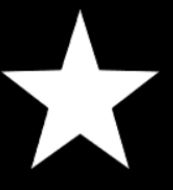
#> input picture 问天/视觉/OpenCV-Python/Code/5_Counter/picture_3.jpg, 173 x 190 px
$ python hull.py
#> lines starting #> are read from the running program, lines starting #| are printed output that depends on the picture; after the words box and inside, x2 and y2 are one past the last pixel; in counts of white or black regions, pixels touching at a corner belong together
import cv2
import numpy as np

img = cv2.imread('picture_3.jpg')
#> img is the input picture: shape (190, 173, 3); min 0, max 255, mean 65.9
gray = cv2.cvtColor(img, cv2.COLOR_BGR2GRAY)
ret, binary = cv2.threshold(gray, 127, 255, cv2.THRESH_BINARY)
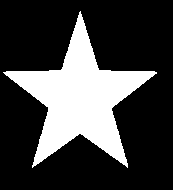
#> binary: shape (190, 173); 25.8% white; 1 white region

counter, hierarchy = cv2.findContours(
    binary, cv2.RETR_TREE, cv2.CHAIN_APPROX_SIMPLE)
#> counter = 1 contour; box (x1, y1, x2, y2) and area: (3, 11, 157, 168) 8224

hull = cv2.convexHull(counter[0])
#> hull = [[156, 72], [156, 73], [127, 167], [32, 167], [3, 72], [80, 11]]
cv2.drawContours(img, hull, -1, (0, 255, 0), 2)
#> img: shape (190, 173, 3); 0.09% of pixels changed, all inside (x1, y1, x2, y2) = (2, 10, 158, 169)

while True:
    cv2.imshow('res', img)
    key = cv2.waitKey(1)
#> (key Esc is pressed here)
    if key == 27:
        break

cv2.destroyAllWindows()

$ run again, with 问天/视觉/OpenCV-Python/Code/5_Counter/picture_1.jpg copied over 问天/视觉/OpenCV-Python/Code/5_Counter/picture_3.jpg
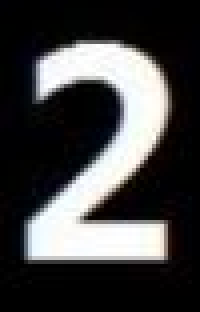
#> input picture 问天/视觉/OpenCV-Python/Code/5_Counter/picture_1.jpg, 50 x 78 px (shown 4 times larger)
#> img is the input picture: shape (78, 50, 3); mean B, G, R 67.6, 67.2, 67.5
#> `ret, binary = cv2.threshold(gray, 127, 255, cv2.THRESH_BINARY)`:
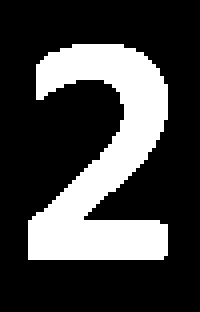
#> binary: shape (78, 50) (shown 4 times larger); 26.5% white; 1 white region
#> counter = 1 contour; box (x1, y1, x2, y2) and area: (7, 11, 42, 65) 933
#> hull = contour of 12 points, box (x1, y1, x2, y2) (7, 11, 42, 65), area 1700
#> `cv2.drawContours(img, hull, -1, (0, 255, 0), 2)`:
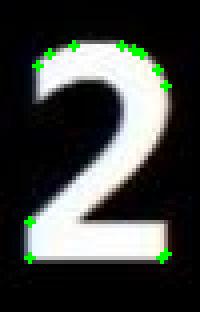
#> img: shape (78, 50, 3) (shown 4 times larger); 1.49% of pixels changed, all inside (x1, y1, x2, y2) = (6, 10, 43, 66)

$ run again, with 问天/视觉/OpenCV-Python/Code/5_Counter/picture_4.jpg copied over 问天/视觉/OpenCV-Python/Code/5_Counter/picture_3.jpg
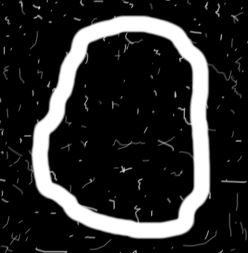
#> input picture 问天/视觉/OpenCV-Python/Code/5_Counter/picture_4.jpg, 248 x 253 px
#> img is the input picture: shape (253, 248, 3); min 0, max 255, mean 43.9
#> `ret, binary = cv2.threshold(gray, 127, 255, cv2.THRESH_BINARY)`:
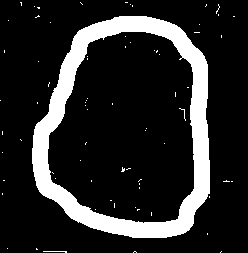
#> binary: shape (253, 248); 16.1% white; 73 white regions (71 under 20 px)
#> counter = 74 contours, 72 with area under 20; largest, box (x1, y1, x2, y2) and area: (32, 16, 210, 238) 31743, (47, 31, 195, 224) 22478
#> hull = [[221, 251], [220, 252]]
#> img: shape (253, 248, 3); 0.01% of pixels changed, all inside (x1, y1, x2, y2) = (219, 250, 223, 253)
